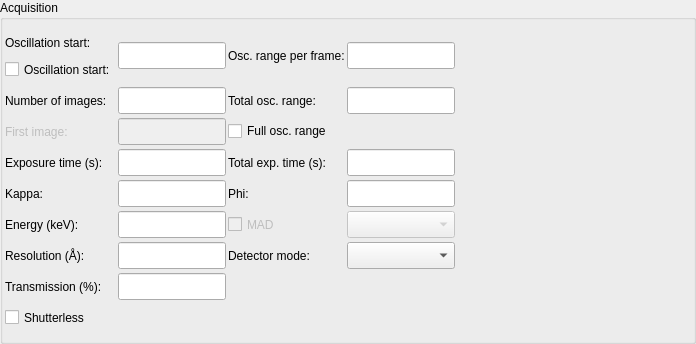
<?xml version="1.0" encoding="UTF-8"?>
<ui version="4.0">
 <class>AcquisitionWidgetVerticalLayout</class>
 <widget class="QWidget" name="AcquisitionWidgetVerticalLayout">
  <property name="geometry">
   <rect>
    <x>0</x>
    <y>0</y>
    <width>696</width>
    <height>344</height>
   </rect>
  </property>
  <property name="sizePolicy">
   <sizepolicy hsizetype="Preferred" vsizetype="Preferred">
    <horstretch>0</horstretch>
    <verstretch>0</verstretch>
   </sizepolicy>
  </property>
  <property name="maximumSize">
   <size>
    <width>32767</width>
    <height>32767</height>
   </size>
  </property>
  <property name="windowTitle">
   <string>Acquisition widget</string>
  </property>
  <layout class="QGridLayout" name="gridLayout">
   <property name="margin">
    <number>0</number>
   </property>
   <item row="0" column="0">
    <widget class="QGroupBox" name="acq_gbox">
     <property name="sizePolicy">
      <sizepolicy hsizetype="Preferred" vsizetype="Fixed">
       <horstretch>0</horstretch>
       <verstretch>0</verstretch>
      </sizepolicy>
     </property>
     <property name="maximumSize">
      <size>
       <width>32767</width>
       <height>32767</height>
      </size>
     </property>
     <property name="title">
      <string>Acquisition</string>
     </property>
     <layout class="QGridLayout" name="gridLayout_2">
      <property name="margin">
       <number>2</number>
      </property>
      <property name="spacing">
       <number>2</number>
      </property>
      <item row="0" column="0">
       <layout class="QGridLayout" name="gridLayout_3">
        <property name="horizontalSpacing">
         <number>2</number>
        </property>
        <property name="verticalSpacing">
         <number>4</number>
        </property>
        <property name="leftMargin">
         <number>0</number>
        </property>
        <property name="topMargin">
         <number>0</number>
        </property>
        <item row="2" column="0">
         <widget class="QLabel" name="first_image_label">
          <property name="enabled">
           <bool>false</bool>
          </property>
          <property name="minimumSize">
           <size>
            <width>0</width>
            <height>27</height>
           </size>
          </property>
          <property name="maximumSize">
           <size>
            <width>16777215</width>
            <height>27</height>
           </size>
          </property>
          <property name="text">
           <string>First image:</string>
          </property>
          <property name="wordWrap">
           <bool>false</bool>
          </property>
         </widget>
        </item>
        <item row="0" column="1">
         <widget class="QLineEdit" name="osc_start_ledit">
          <property name="enabled">
           <bool>true</bool>
          </property>
          <property name="minimumSize">
           <size>
            <width>50</width>
            <height>27</height>
           </size>
          </property>
          <property name="maximumSize">
           <size>
            <width>120</width>
            <height>27</height>
           </size>
          </property>
         </widget>
        </item>
        <item row="1" column="3">
         <widget class="QLabel" name="osc_total_range_label">
          <property name="minimumSize">
           <size>
            <width>0</width>
            <height>27</height>
           </size>
          </property>
          <property name="maximumSize">
           <size>
            <width>1200</width>
            <height>27</height>
           </size>
          </property>
          <property name="text">
           <string>Total osc. range:</string>
          </property>
         </widget>
        </item>
        <item row="1" column="1">
         <widget class="QLineEdit" name="num_images_ledit">
          <property name="minimumSize">
           <size>
            <width>50</width>
            <height>27</height>
           </size>
          </property>
          <property name="maximumSize">
           <size>
            <width>120</width>
            <height>27</height>
           </size>
          </property>
         </widget>
        </item>
        <item row="4" column="1">
         <widget class="QLineEdit" name="kappa_ledit">
          <property name="minimumSize">
           <size>
            <width>50</width>
            <height>27</height>
           </size>
          </property>
          <property name="maximumSize">
           <size>
            <width>120</width>
            <height>27</height>
           </size>
          </property>
         </widget>
        </item>
        <item row="5" column="0">
         <widget class="QLabel" name="energy_label">
          <property name="minimumSize">
           <size>
            <width>0</width>
            <height>27</height>
           </size>
          </property>
          <property name="maximumSize">
           <size>
            <width>16777215</width>
            <height>27</height>
           </size>
          </property>
          <property name="text">
           <string>Energy (keV):</string>
          </property>
          <property name="wordWrap">
           <bool>false</bool>
          </property>
         </widget>
        </item>
        <item row="7" column="0">
         <widget class="QLabel" name="transmission_label">
          <property name="sizePolicy">
           <sizepolicy hsizetype="Preferred" vsizetype="Preferred">
            <horstretch>0</horstretch>
            <verstretch>0</verstretch>
           </sizepolicy>
          </property>
          <property name="minimumSize">
           <size>
            <width>0</width>
            <height>27</height>
           </size>
          </property>
          <property name="maximumSize">
           <size>
            <width>16777215</width>
            <height>27</height>
           </size>
          </property>
          <property name="text">
           <string>Transmission (%):</string>
          </property>
          <property name="wordWrap">
           <bool>false</bool>
          </property>
         </widget>
        </item>
        <item row="5" column="1">
         <widget class="QLineEdit" name="energy_ledit">
          <property name="minimumSize">
           <size>
            <width>50</width>
            <height>27</height>
           </size>
          </property>
          <property name="maximumSize">
           <size>
            <width>120</width>
            <height>27</height>
           </size>
          </property>
         </widget>
        </item>
        <item row="3" column="0">
         <widget class="QLabel" name="exp_time_label">
          <property name="minimumSize">
           <size>
            <width>0</width>
            <height>27</height>
           </size>
          </property>
          <property name="maximumSize">
           <size>
            <width>16777215</width>
            <height>27</height>
           </size>
          </property>
          <property name="text">
           <string>Exposure time (s):</string>
          </property>
          <property name="wordWrap">
           <bool>false</bool>
          </property>
         </widget>
        </item>
        <item row="1" column="0">
         <widget class="QLabel" name="num_images_label">
          <property name="minimumSize">
           <size>
            <width>0</width>
            <height>27</height>
           </size>
          </property>
          <property name="maximumSize">
           <size>
            <width>16777215</width>
            <height>27</height>
           </size>
          </property>
          <property name="acceptDrops">
           <bool>true</bool>
          </property>
          <property name="text">
           <string>Number of images:</string>
          </property>
          <property name="wordWrap">
           <bool>false</bool>
          </property>
         </widget>
        </item>
        <item row="0" column="4">
         <widget class="QLineEdit" name="osc_range_ledit">
          <property name="minimumSize">
           <size>
            <width>50</width>
            <height>27</height>
           </size>
          </property>
          <property name="maximumSize">
           <size>
            <width>120</width>
            <height>27</height>
           </size>
          </property>
         </widget>
        </item>
        <item row="1" column="4">
         <widget class="QLineEdit" name="osc_total_range_ledit">
          <property name="sizePolicy">
           <sizepolicy hsizetype="Fixed" vsizetype="Fixed">
            <horstretch>0</horstretch>
            <verstretch>0</verstretch>
           </sizepolicy>
          </property>
          <property name="minimumSize">
           <size>
            <width>50</width>
            <height>27</height>
           </size>
          </property>
          <property name="maximumSize">
           <size>
            <width>120</width>
            <height>27</height>
           </size>
          </property>
         </widget>
        </item>
        <item row="4" column="4">
         <widget class="QLineEdit" name="kappa_phi_ledit">
          <property name="minimumSize">
           <size>
            <width>50</width>
            <height>27</height>
           </size>
          </property>
          <property name="maximumSize">
           <size>
            <width>120</width>
            <height>27</height>
           </size>
          </property>
         </widget>
        </item>
        <item row="4" column="3">
         <widget class="QLabel" name="kappa_phi_label">
          <property name="minimumSize">
           <size>
            <width>0</width>
            <height>27</height>
           </size>
          </property>
          <property name="maximumSize">
           <size>
            <width>1000</width>
            <height>27</height>
           </size>
          </property>
          <property name="text">
           <string>Phi:</string>
          </property>
          <property name="wordWrap">
           <bool>false</bool>
          </property>
         </widget>
        </item>
        <item row="5" column="3">
         <widget class="QCheckBox" name="mad_cbox">
          <property name="enabled">
           <bool>false</bool>
          </property>
          <property name="minimumSize">
           <size>
            <width>0</width>
            <height>27</height>
           </size>
          </property>
          <property name="maximumSize">
           <size>
            <width>150</width>
            <height>27</height>
           </size>
          </property>
          <property name="toolTip">
           <string>Check to use energies from energy scan</string>
          </property>
          <property name="text">
           <string>MAD</string>
          </property>
         </widget>
        </item>
        <item row="5" column="4">
         <widget class="QComboBox" name="energies_combo">
          <property name="enabled">
           <bool>false</bool>
          </property>
          <property name="minimumSize">
           <size>
            <width>50</width>
            <height>27</height>
           </size>
          </property>
          <property name="maximumSize">
           <size>
            <width>120</width>
            <height>27</height>
           </size>
          </property>
          <property name="toolTip">
           <string>Check to use energies from energy scan</string>
          </property>
         </widget>
        </item>
        <item row="2" column="3">
         <widget class="QCheckBox" name="max_osc_range_cbx">
          <property name="text">
           <string>Full osc. range</string>
          </property>
         </widget>
        </item>
        <item row="3" column="1">
         <widget class="QLineEdit" name="exp_time_ledit">
          <property name="minimumSize">
           <size>
            <width>50</width>
            <height>27</height>
           </size>
          </property>
          <property name="maximumSize">
           <size>
            <width>120</width>
            <height>27</height>
           </size>
          </property>
         </widget>
        </item>
        <item row="4" column="0">
         <widget class="QLabel" name="kappa_label">
          <property name="minimumSize">
           <size>
            <width>0</width>
            <height>27</height>
           </size>
          </property>
          <property name="maximumSize">
           <size>
            <width>16777215</width>
            <height>27</height>
           </size>
          </property>
          <property name="text">
           <string>Kappa:</string>
          </property>
          <property name="wordWrap">
           <bool>false</bool>
          </property>
         </widget>
        </item>
        <item row="6" column="1">
         <widget class="QLineEdit" name="resolution_ledit">
          <property name="minimumSize">
           <size>
            <width>50</width>
            <height>27</height>
           </size>
          </property>
          <property name="maximumSize">
           <size>
            <width>120</width>
            <height>27</height>
           </size>
          </property>
         </widget>
        </item>
        <item row="7" column="1">
         <widget class="QLineEdit" name="transmission_ledit">
          <property name="minimumSize">
           <size>
            <width>50</width>
            <height>27</height>
           </size>
          </property>
          <property name="maximumSize">
           <size>
            <width>120</width>
            <height>27</height>
           </size>
          </property>
         </widget>
        </item>
        <item row="0" column="3">
         <widget class="QLabel" name="osc_range_label">
          <property name="minimumSize">
           <size>
            <width>0</width>
            <height>27</height>
           </size>
          </property>
          <property name="maximumSize">
           <size>
            <width>1200</width>
            <height>27</height>
           </size>
          </property>
          <property name="text">
           <string>Osc. range per frame:</string>
          </property>
          <property name="wordWrap">
           <bool>false</bool>
          </property>
         </widget>
        </item>
        <item row="8" column="0">
         <widget class="QCheckBox" name="shutterless_cbx">
          <property name="minimumSize">
           <size>
            <width>0</width>
            <height>27</height>
           </size>
          </property>
          <property name="maximumSize">
           <size>
            <width>16777215</width>
            <height>27</height>
           </size>
          </property>
          <property name="text">
           <string>Shutterless</string>
          </property>
         </widget>
        </item>
        <item row="6" column="0">
         <widget class="QLabel" name="resolution_label">
          <property name="minimumSize">
           <size>
            <width>0</width>
            <height>27</height>
           </size>
          </property>
          <property name="maximumSize">
           <size>
            <width>16777215</width>
            <height>27</height>
           </size>
          </property>
          <property name="text">
           <string>Resolution (Å):</string>
          </property>
          <property name="wordWrap">
           <bool>false</bool>
          </property>
         </widget>
        </item>
        <item row="2" column="1">
         <widget class="QLineEdit" name="first_image_ledit">
          <property name="enabled">
           <bool>false</bool>
          </property>
          <property name="sizePolicy">
           <sizepolicy hsizetype="Expanding" vsizetype="Preferred">
            <horstretch>0</horstretch>
            <verstretch>0</verstretch>
           </sizepolicy>
          </property>
          <property name="minimumSize">
           <size>
            <width>50</width>
            <height>27</height>
           </size>
          </property>
          <property name="maximumSize">
           <size>
            <width>120</width>
            <height>27</height>
           </size>
          </property>
         </widget>
        </item>
        <item row="0" column="0">
         <layout class="QVBoxLayout" name="verticalLayout">
          <property name="spacing">
           <number>0</number>
          </property>
          <property name="leftMargin">
           <number>0</number>
          </property>
          <property name="topMargin">
           <number>0</number>
          </property>
          <item>
           <widget class="QLabel" name="osc_start_label">
            <property name="minimumSize">
             <size>
              <width>0</width>
              <height>27</height>
             </size>
            </property>
            <property name="maximumSize">
             <size>
              <width>16777215</width>
              <height>27</height>
             </size>
            </property>
            <property name="text">
             <string>Oscillation start:</string>
            </property>
           </widget>
          </item>
          <item>
           <widget class="QCheckBox" name="osc_start_cbox">
            <property name="sizePolicy">
             <sizepolicy hsizetype="Preferred" vsizetype="Preferred">
              <horstretch>0</horstretch>
              <verstretch>0</verstretch>
             </sizepolicy>
            </property>
            <property name="minimumSize">
             <size>
              <width>0</width>
              <height>27</height>
             </size>
            </property>
            <property name="maximumSize">
             <size>
              <width>130</width>
              <height>27</height>
             </size>
            </property>
            <property name="text">
             <string>Oscillation start:</string>
            </property>
           </widget>
          </item>
         </layout>
        </item>
        <item row="6" column="3">
         <widget class="QLabel" name="detector_roi_mode_label">
          <property name="enabled">
           <bool>true</bool>
          </property>
          <property name="sizePolicy">
           <sizepolicy hsizetype="Fixed" vsizetype="Preferred">
            <horstretch>0</horstretch>
            <verstretch>0</verstretch>
           </sizepolicy>
          </property>
          <property name="minimumSize">
           <size>
            <width>0</width>
            <height>27</height>
           </size>
          </property>
          <property name="maximumSize">
           <size>
            <width>1200</width>
            <height>27</height>
           </size>
          </property>
          <property name="text">
           <string>Detector mode:</string>
          </property>
          <property name="wordWrap">
           <bool>false</bool>
          </property>
         </widget>
        </item>
        <item row="6" column="4">
         <widget class="QComboBox" name="detector_roi_mode_combo">
          <property name="enabled">
           <bool>true</bool>
          </property>
          <property name="minimumSize">
           <size>
            <width>50</width>
            <height>27</height>
           </size>
          </property>
          <property name="maximumSize">
           <size>
            <width>120</width>
            <height>27</height>
           </size>
          </property>
          <property name="toolTip">
           <string>Select necesaary detector mode</string>
          </property>
         </widget>
        </item>
        <item row="3" column="3">
         <widget class="QLabel" name="total_exp_time_label">
          <property name="text">
           <string>Total exp. time (s):</string>
          </property>
         </widget>
        </item>
        <item row="3" column="4">
         <widget class="QLineEdit" name="exp_time_total_ledit">
          <property name="minimumSize">
           <size>
            <width>50</width>
            <height>27</height>
           </size>
          </property>
          <property name="maximumSize">
           <size>
            <width>120</width>
            <height>27</height>
           </size>
          </property>
         </widget>
        </item>
       </layout>
      </item>
      <item row="0" column="1">
       <spacer name="horizontalSpacer">
        <property name="orientation">
         <enum>Qt::Horizontal</enum>
        </property>
        <property name="sizeHint" stdset="0">
         <size>
          <width>40</width>
          <height>20</height>
         </size>
        </property>
       </spacer>
      </item>
     </layout>
    </widget>
   </item>
  </layout>
 </widget>
 <layoutdefault spacing="6" margin="11"/>
 <pixmapfunction>qPixmapFromMimeSource</pixmapfunction>
 <resources/>
 <connections>
  <connection>
   <sender>max_osc_range_cbx</sender>
   <signal>toggled(bool)</signal>
   <receiver>osc_total_range_label</receiver>
   <slot>setDisabled(bool)</slot>
   <hints>
    <hint type="sourcelabel">
     <x>296</x>
     <y>122</y>
    </hint>
    <hint type="destinationlabel">
     <x>318</x>
     <y>90</y>
    </hint>
   </hints>
  </connection>
  <connection>
   <sender>max_osc_range_cbx</sender>
   <signal>toggled(bool)</signal>
   <receiver>osc_total_range_ledit</receiver>
   <slot>setDisabled(bool)</slot>
   <hints>
    <hint type="sourcelabel">
     <x>358</x>
     <y>118</y>
    </hint>
    <hint type="destinationlabel">
     <x>404</x>
     <y>92</y>
    </hint>
   </hints>
  </connection>
  <connection>
   <sender>max_osc_range_cbx</sender>
   <signal>toggled(bool)</signal>
   <receiver>osc_start_label</receiver>
   <slot>setDisabled(bool)</slot>
   <hints>
    <hint type="sourcelabel">
     <x>275</x>
     <y>121</y>
    </hint>
    <hint type="destinationlabel">
     <x>79</x>
     <y>36</y>
    </hint>
   </hints>
  </connection>
  <connection>
   <sender>max_osc_range_cbx</sender>
   <signal>toggled(bool)</signal>
   <receiver>osc_start_ledit</receiver>
   <slot>setDisabled(bool)</slot>
   <hints>
    <hint type="sourcelabel">
     <x>340</x>
     <y>118</y>
    </hint>
    <hint type="destinationlabel">
     <x>183</x>
     <y>47</y>
    </hint>
   </hints>
  </connection>
  <connection>
   <sender>max_osc_range_cbx</sender>
   <signal>toggled(bool)</signal>
   <receiver>osc_range_label</receiver>
   <slot>setDisabled(bool)</slot>
   <hints>
    <hint type="sourcelabel">
     <x>336</x>
     <y>124</y>
    </hint>
    <hint type="destinationlabel">
     <x>284</x>
     <y>50</y>
    </hint>
   </hints>
  </connection>
  <connection>
   <sender>max_osc_range_cbx</sender>
   <signal>toggled(bool)</signal>
   <receiver>osc_range_ledit</receiver>
   <slot>setDisabled(bool)</slot>
   <hints>
    <hint type="sourcelabel">
     <x>339</x>
     <y>114</y>
    </hint>
    <hint type="destinationlabel">
     <x>416</x>
     <y>48</y>
    </hint>
   </hints>
  </connection>
 </connections>
</ui>
